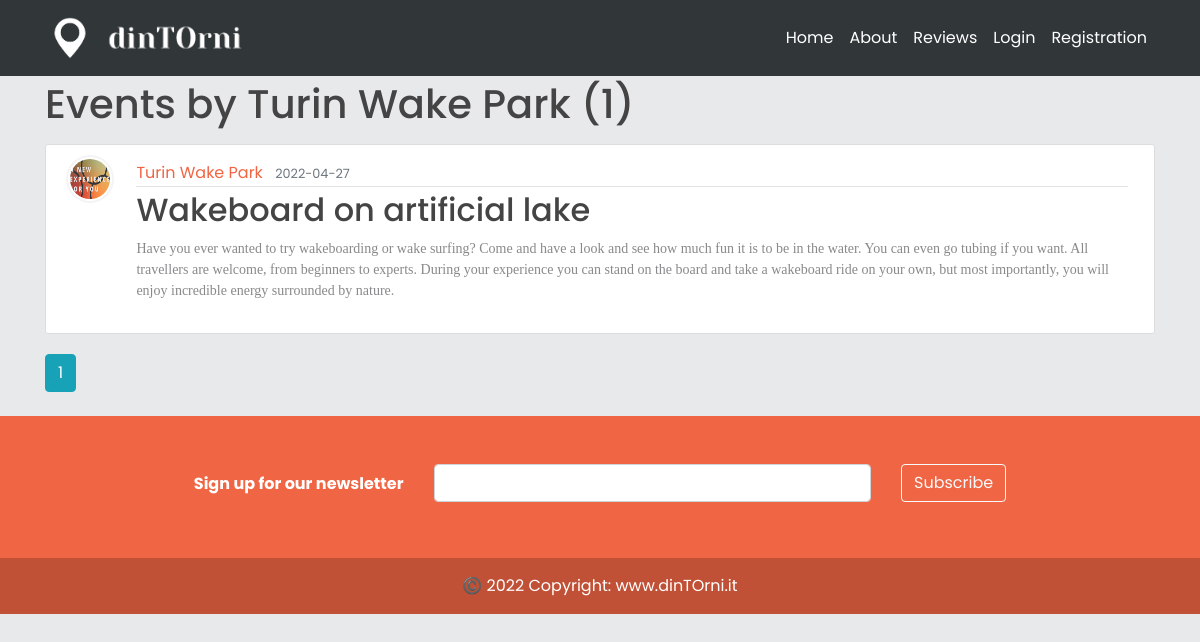
/Turin Wake Park, run on an earlier commit of the app's database.
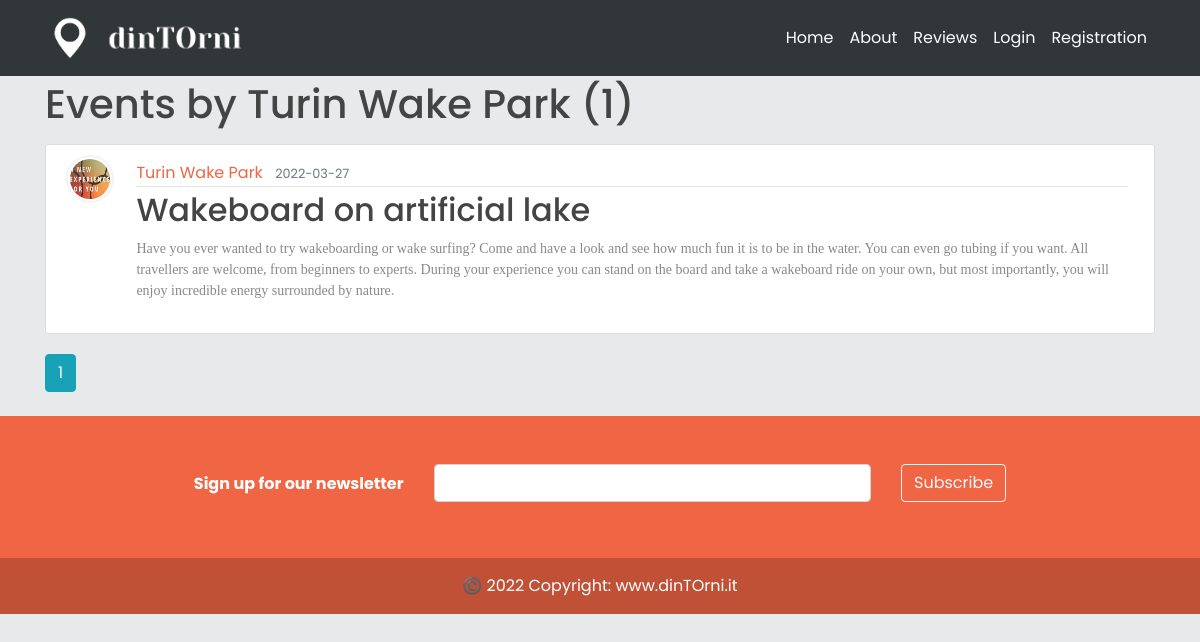
And on a later commit of the database.
### models.py (models this page shows, shortened)
class User(db.Model, UserMixin):
    _tablename__ = 'user'
    id = db.Column(db.Integer, primary_key=True)
    email = db.Column(db.String(120), unique=True, nullable=False)
    image_file = db.Column(db.String(20), nullable=False, default='default.jpg')
    password = db.Column(db.String(60), nullable=False)
    telephone = db.Column(db.Integer(), nullable=False)
    type= db.Column(db.String(20))
    __mapper_args__={
        'polymorphic_identity': 'user',
        'polymorphic_on': type
    }

class Business(User, db.Model):
    _tablename__ = 'business'
    id = db.Column(db.Integer, db.ForeignKey('user.id'), primary_key=True)
    name = db.Column(db.String(20), unique=True, nullable=False)
    vat_number = db.Column(db.Integer())#rimettere i nullable
    city = db.Column(db.String(20))
    address = db.Column(db.String(30))
    events = db.relationship('Event', backref='creator', lazy=True)
    __mapper_args__ = {
        'polymorphic_identity': 'business',
    }

class Event(db.Model):
    id = db.Column(db.Integer, primary_key=True)
    title = db.Column(db.String(100), nullable=False)
    date_event = db.Column(db.Date, nullable=False)
    location = db.Column(db.Text, nullable=False)
    price = db.Column(db.Float, nullable = True)
    equipment = db.Column(db.Text,  nullable=True)
    min_users = db.Column(db.Integer,  nullable=True)
    date_posted = db.Column(db.DateTime,
                            default=datetime.utcnow())  # default è listante corrente in cui posto
    content = db.Column(db.Text,  nullable=False)
    weaknesses = db.Column(db.Text,  nullable=True)
    image_event1 = db.Column(db.String(20), nullable=False, default='default.jpg')
    image_event2 = db.Column(db.String(20), nullable=False, default='default.jpg')
    image_event3 = db.Column(db.String(20), nullable=False, default='default.jpg')
    business_id = db.Column(db.Integer, db.ForeignKey('business.id'))  # db integer, è una chiave devo specificare la relazi

class User(db.Model, UserMixin):
    _tablename__ = 'user'
    id = db.Column(db.Integer, primary_key=True)
    email = db.Column(db.String(120), unique=True, nullable=False)
    image_file = db.Column(db.String(20), nullable=False, default='default.jpg')
    password = db.Column(db.String(60), nullable=False)
    telephone = db.Column(db.Integer(), nullable=False)
    type= db.Column(db.String(20))
    __mapper_args__={
        'polymorphic_identity': 'user',
        'polymorphic_on': type
    }

### app/users/routes.py (the view)
@users.route("/<string:name>")
def business_events(name):
    page = request.args.get('page', 1, type=int)
    business = Business.query.filter_by(name=name).first_or_404()
    events = Event.query.filter_by(creator=business).order_by(Event.date_posted.desc()).paginate(page=page, per_page=5)
    return render_template('business_events.html', events=events, business=business)

### app/templates/business_events.html
{% extends "layout.html" %}
{% block content %}
    <h1 class="mb-3">Events by {{ business.name }} ({{ events.total }})</h1>
    {% for event in events.items %}
        <article class="media content-section">
          <img class="rounded-circle article-img" src="{{ url_for('static', filename='profile_pics/' + event.creator.image_file) }}">
          <div class="media-body">
            <div class="article-metadata">
              <a class="mr-2" href="{{ url_for('users.business_events', name=event.creator.name) }}">{{ event.creator.name }}</a>
              <small class="text-muted">{{ event.date_event.strftime('%Y-%m-%d') }}</small>
            </div>
            <h2><a class="article-title" href="{{ url_for('events.event', event_id=event.id) }}">{{ event.title }}</a></h2>
            <p class="article-content">{{ event.content }}</p>
          </div>
        </article>
    {% endfor %}
    {% for page_num in events.iter_pages(left_edge=1, right_edge=1, left_current=1, right_current=2) %}
      {% if page_num %}
        {% if events.page == page_num %}
          <a class="btn btn-info mb-4" href="{{ url_for('users.business_events', name=business.name, page=page_num) }}">{{ page_num }}</a>
        {% else %}
          <a class="btn btn-outline-info mb-4" href="{{ url_for('users.business_events', name=business.name, page=page_num) }}">{{ page_num }}</a>
        {% endif %}
      {% else %}
        ...
      {% endif %}
    {% endfor %}
{% endblock content %}

What changed in the data, as far as the page shows it:
changed Event "Wakeboard on artificial lake": date_event "2022-04-27" → "2022-03-27"
